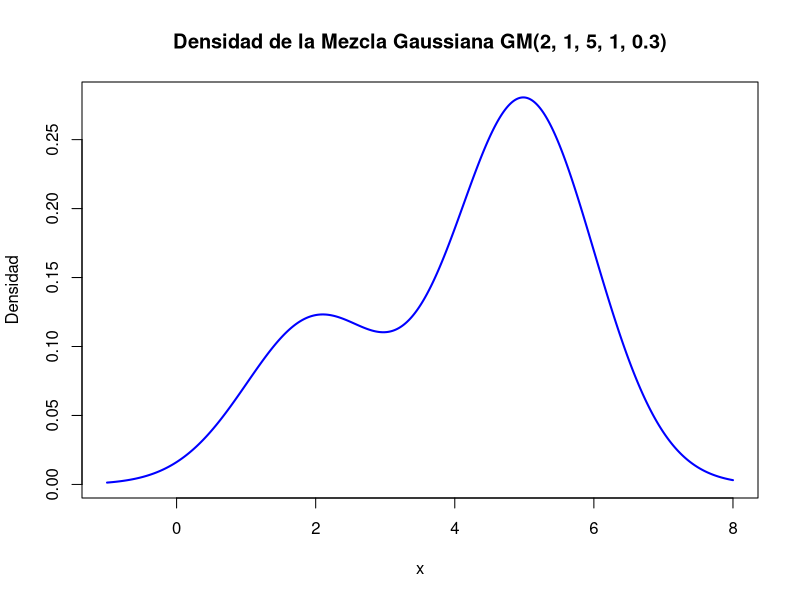
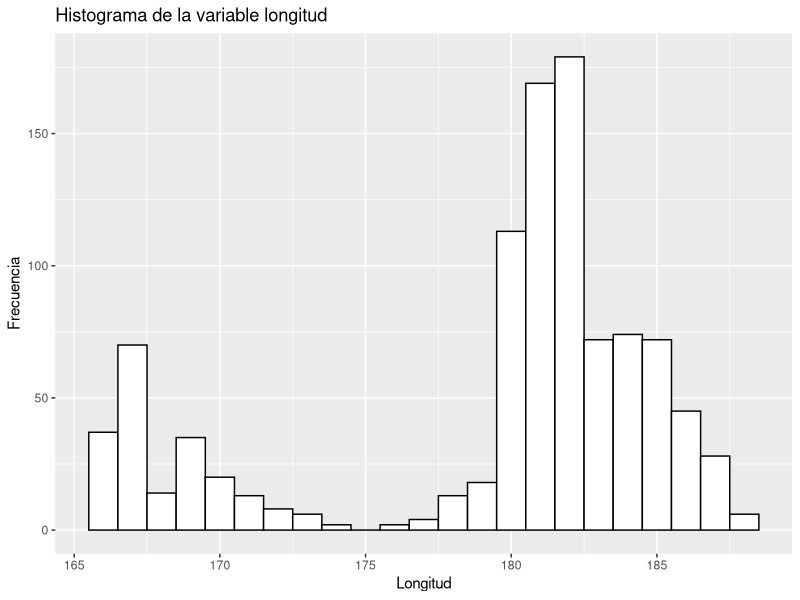
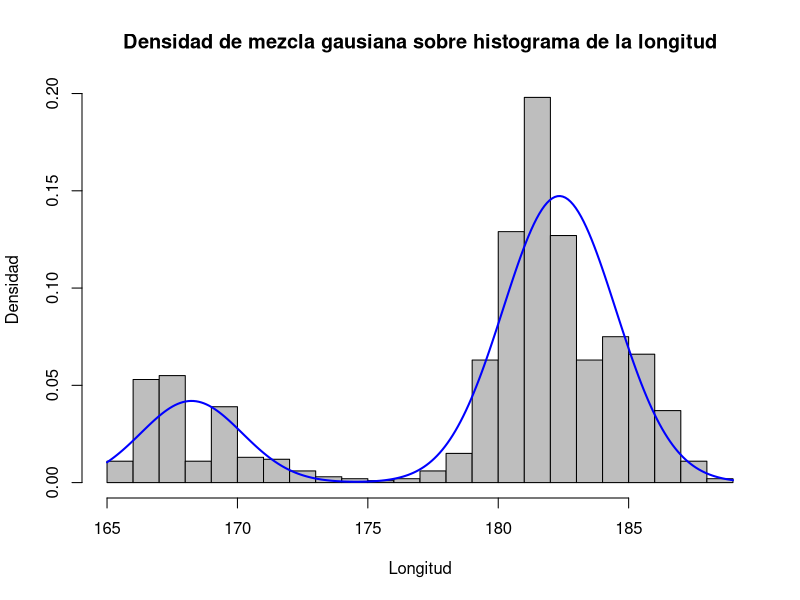
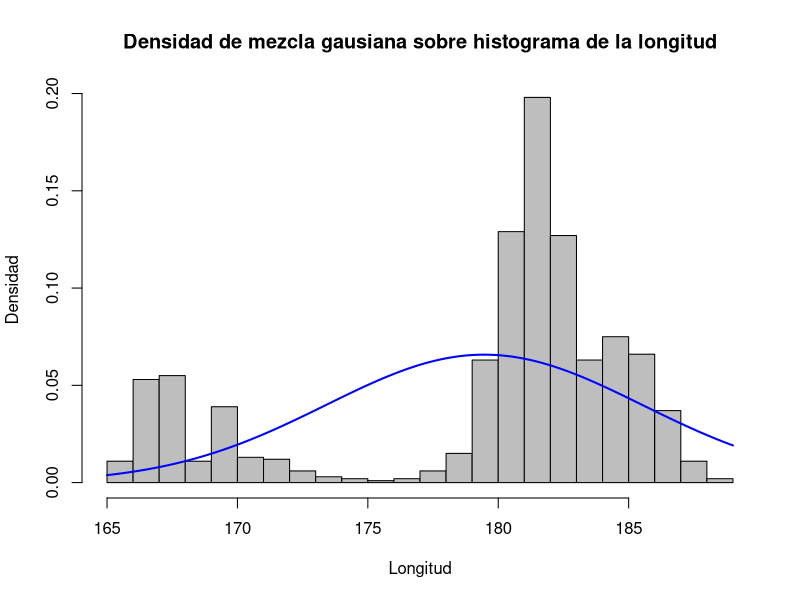
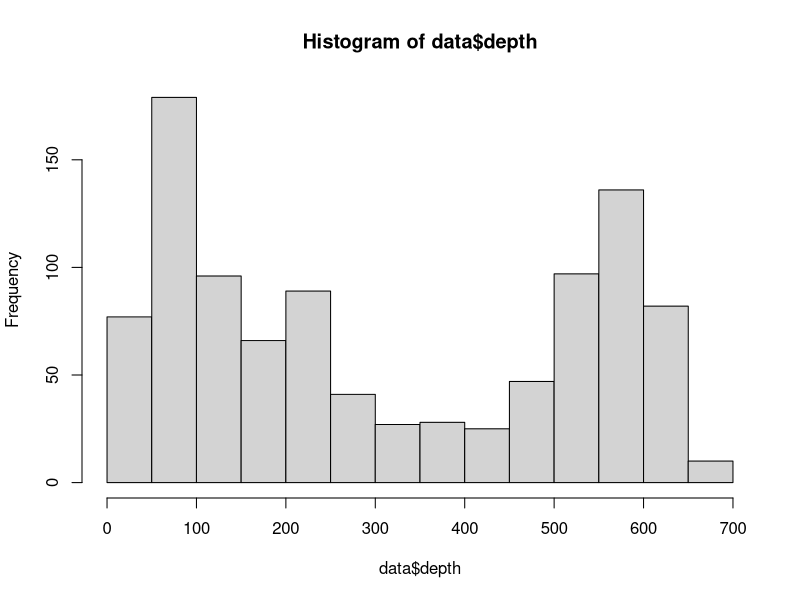

Source code (R) for these figures, in order: (Note: this script raises an error after producing the figures.)
## ---- chunk 1
knitr::opts_chunk$set(echo = TRUE)

rm(list=ls())

library(mclust)
library(ggplot2)
## ---- chunk 2
data<-quakes
## ---- chunk 3
densidadmg <- function(x, mu1, sd1, mu2, sd2, w) {
  densidad <- w * dnorm(x, mean = mu1, sd = sd1) + (1-w) * dnorm(x, mean = mu2, sd = sd2)
  return(densidad)
}
## ---- chunk 4
# Establecemos el rango de x
x <- seq(-1, 8, length.out = 500)

#Calculamos la densidad
densidad <- densidadmg(x, 2,1,5,1,0.3)

#Graficamos la densidad
plot(x, densidad, type = "l", col = "blue", lwd = 2,
     main = "Densidad de la Mezcla Gaussiana GM(2, 1, 5, 1, 0.3)",
     xlab = "x", ylab = "Densidad")
## ---- chunk 5
p <- ggplot(data, aes(x=long)) + 
  geom_histogram(color="black", fill="white", breaks=(floor(min(data$long))+0.5):(ceiling(max(data$long))-0.5)) +
  labs(title="Histograma de la variable longitud",x="Longitud", y = "Frecuencia")
p
## ---- chunk 6
#Creamos la función de log-verosimilitud negativa
log_verosimilitud <- function(params, x) {
  mu1 <- params[1]
  sd1 <- params[2]
  mu2 <- params[3]
  sd2 <- params[4]
  w <- params[5]

  # Calcular la log-verosimilitud negativa
  densidades <- densidadmg(x, mu1, sd1, mu2, sd2, w)
  return(-sum(log(densidades)))
}

# Buscamos los valores optimizando
resultado <- optim(
  par = c(167,2,182,2,0.3),
  fn = log_verosimilitud,
  x = data$long,
  method = "L-BFGS-B",
  lower = c(-Inf, 0.01, -Inf, 0.01, 0.01),
  upper = c(Inf, Inf, Inf, Inf, 0.99)
)

cat("Estimación del parámetro mu1:",resultado$par[1],"\n")
cat("Estimación del parámetro sd1:",resultado$par[2],"\n")
cat("Estimación del parámetro mu2:",resultado$par[3],"\n")
cat("Estimación del parámetro sd2:",resultado$par[4],"\n")
cat("Estimación del parámetro w:",resultado$par[5],"\n")
## ---- chunk 7
x <- seq(165,189,length.out = 240)
y <- densidadmg(x, resultado$par[1],resultado$par[2],resultado$par[3],resultado$par[4],resultado$par[5])

# Crear el histograma
hist(data$long, breaks = 30, probability = TRUE, col = "gray", xlab = "Longitud", ylab = "Densidad", main = "")

# Superponer la curva de densidad
title <- "Densidad de mezcla gausiana sobre histograma de la longitud"
lines(x, y, col = "blue", lwd = 2, lty = 1)
title(main = title)
## ---- chunk 8
#Creamos la función de log-verosimilitud negativa
log_verosimilitud2 <- function(params, x) {
  mu <- params[1]
  sd <- params[2]

  # Calcular la log-verosimilitud negativa
  densidades <- dnorm(x, mean = mu, sd = sd)
  return(-sum(log(densidades)))
}

# Buscamos los valores optimizando
resultado2 <- optim(
  par = c(mean(data$long),sd(data$long)),
  fn = log_verosimilitud2,
  x = data$long,
  method = "L-BFGS-B",
  lower = c(-Inf, 0.01),
  upper = c(Inf, Inf)
)

cat("Estimación del parámetro mu:",resultado2$par[1],"\n")
cat("Estimación del parámetro sd:",resultado2$par[2],"\n")
## ---- chunk 9
x <- seq(165,189,length.out = 240)
y <- dnorm(x, resultado2$par[1],resultado2$par[2])

# Crear el histograma
hist(data$long, breaks = 30, probability = TRUE, col = "gray", xlab = "Longitud", ylab = "Densidad", main = "")

# Superponer la curva de densidad
title <- "Densidad de mezcla gausiana sobre histograma de la longitud"
lines(x, y, col = "blue", lwd = 2, lty = 1)
title(main = title)
## ---- chunk 10
# Definimos las funciones para calcular el AIC y BIC a partir de las logverosimilitudes
AICfromL <- function(x, params, LogLike){
  return(  2*length(params) + 2*LogLike(params,x) ) #Sumamos en vez de restar porque las LogVerosimilitudes las hemos cambiado de signo
}
BICfromL <- function(x, params, LogLike){
  return( length(params)*log(length(x)) + 2*LogLike(params,x) ) # idem a AICfromL
}

#AIC y BIC del modelo gaussiano simple:

AICsimple <- AICfromL(data$long, params = resultado2$par, log_verosimilitud2)
BICsimple <- BICfromL(data$long, params = resultado2$par, log_verosimilitud2)

cat('\nResultados de los criterios AIC y BIC para el modelo simple: \nAIC:', AICsimple,'\nBIC:', BICsimple)

#AIC y BIC del modelo gaussiano ponderado:
AICponderado <- AICfromL(data$long, params = resultado$par, log_verosimilitud)
BICponderado <- BICfromL(data$long, params = resultado$par, log_verosimilitud)

cat('\n\nResultados de los criterios AIC y BIC para el modelo ponderado: \nAIC:', AICponderado,'\nBIC:', BICponderado)


## ---- chunk 11
resultado_lat_simple <- optim(
  par = c(mean(data$lat), sd(data$lat)),
  fn = log_verosimilitud2,
  x = data$lat,
  method = "L-BFGS-B",
  lower = c(-Inf, 0.01, -Inf, 0.01, 0.01),
  upper = c(Inf, Inf, Inf, Inf, 0.99)
)

resultado_lat_pond <- optim(
  par = c(15,2,25,2,0.3),
  fn = log_verosimilitud,
  x = data$lat,
  method = "L-BFGS-B",
  lower = c(-Inf, 0.01, -Inf, 0.01, 0.01),
  upper = c(Inf, Inf, Inf, Inf, 0.99)
)

AIC_lat_simple <- AICfromL(data$lat, params = resultado_lat_simple$par, log_verosimilitud2)
BIC_lat_simple <- BICfromL(data$lat, params = resultado_lat_simple$par, log_verosimilitud2)

cat('\nResultados de los criterios AIC y BIC para el modelo simple aplicado a latitud son: \nAIC:', AIC_lat_simple,'\nBIC:', BIC_lat_simple)

AIC_lat_pond <- AICfromL(data$lat, params = resultado_lat_pond$par, log_verosimilitud)
BIC_lat_pond <- BICfromL(data$lat, params = resultado_lat_pond$par, log_verosimilitud)

cat('\nResultados de los criterios AIC y BIC para el modelo ponderado aplicado a latitud son: \nAIC:', AIC_lat_pond,'\nBIC:', BIC_lat_pond)

## ---- chunk 12
resultado_prof_simple <- optim(
  par = c(mean(data$depth), sd(data$depth)),
  fn = log_verosimilitud2,
  x = data$depth,
  method = "L-BFGS-B",
  lower = c(-Inf, 0.01, -Inf, 0.01, 0.01),
  upper = c(Inf, Inf, Inf, Inf, 0.99)
)

hist(data$depth)

resultado_prof_pond <- optim(
  par = c(100,2,600,2,0.6), #Inicializamos viendo en el histograma dónde parecen estar los dos centros de las gaussianas
  fn = log_verosimilitud,
  x = data$depth,
  method = "L-BFGS-B",
  lower = c(-Inf, 0.01, -Inf, 0.01, 0.01),
  upper = c(Inf, Inf, Inf, Inf, 0.99)
)

AIC_prof_simple <- AICfromL(data$lat, params = resultado_lat_simple$par, log_verosimilitud2)
BIC_prof_simple <- BICfromL(data$lat, params = resultado_lat_simple$par, log_verosimilitud2)

cat('\nResultados de los criterios AIC y BIC para el modelo simple aplicado a latitud son: \nAIC:', AIC_prof_simple,'\nBIC:', BIC_prof_simple)

AIC_prof_pond <- AICfromL(data$lat, params = resultado_prof_pond$par, log_verosimilitud)
BIC_prof_pond <- BICfromL(data$lat, params = resultado_prof_pond$par, log_verosimilitud)

cat('\nResultados de los criterios AIC y BIC para el modelo ponderado aplicado a latitud son: \nAIC:', AIC_prof_pond,'\nBIC:', BIC_prof_pond)

## ---- chunk 13

## ---- chunk 14
